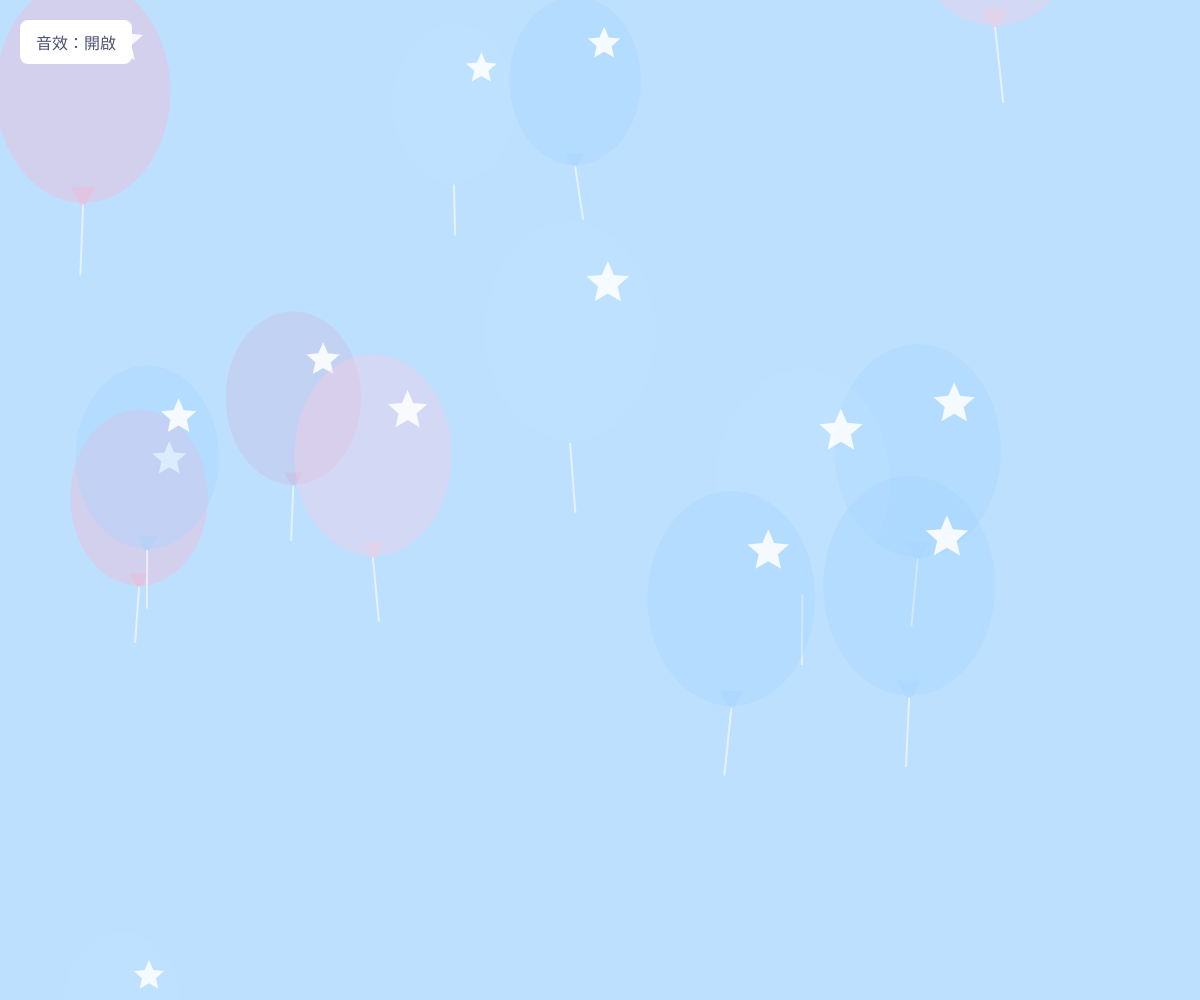
Frame 1 (no input)
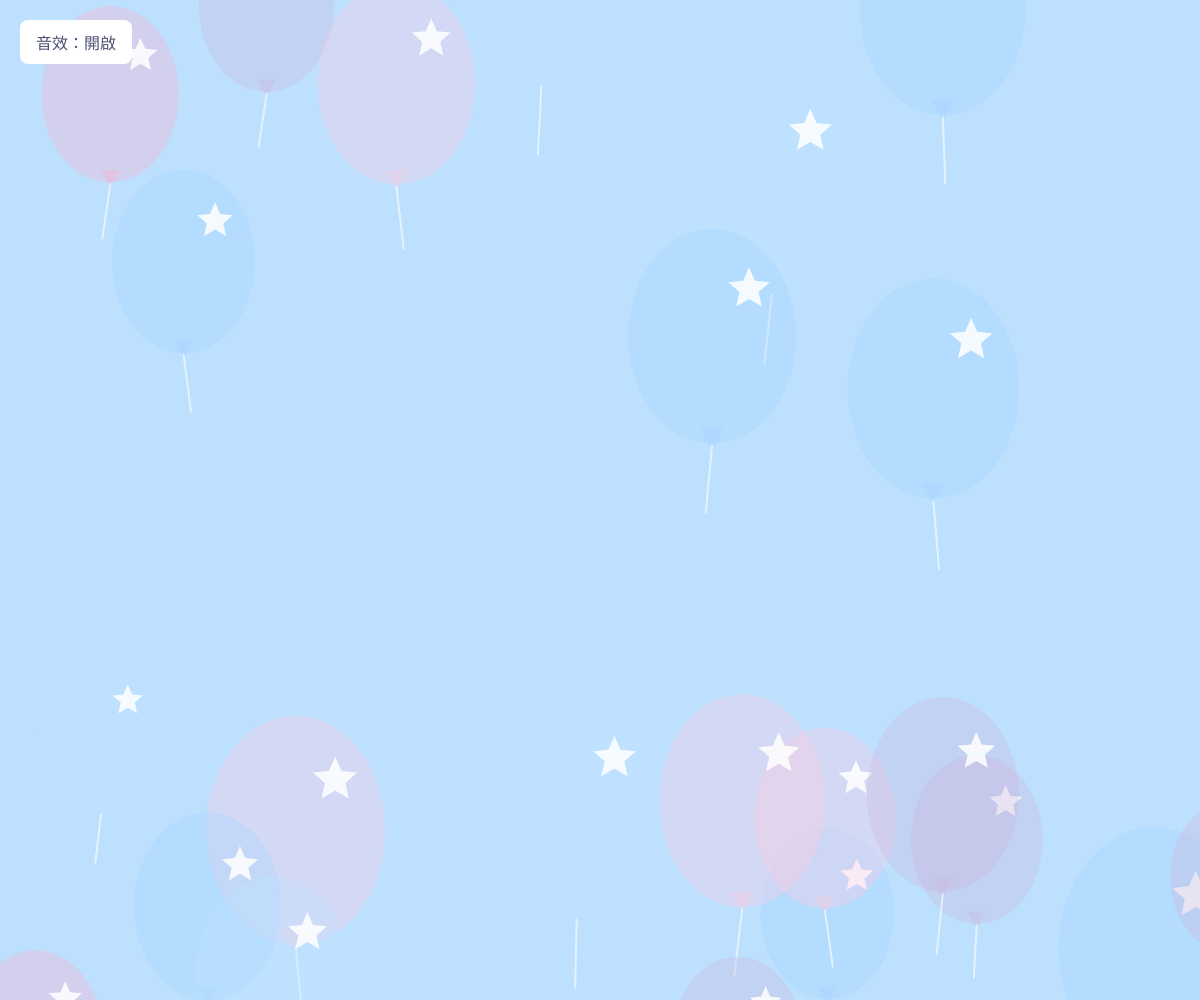
Frame 60 (no input)
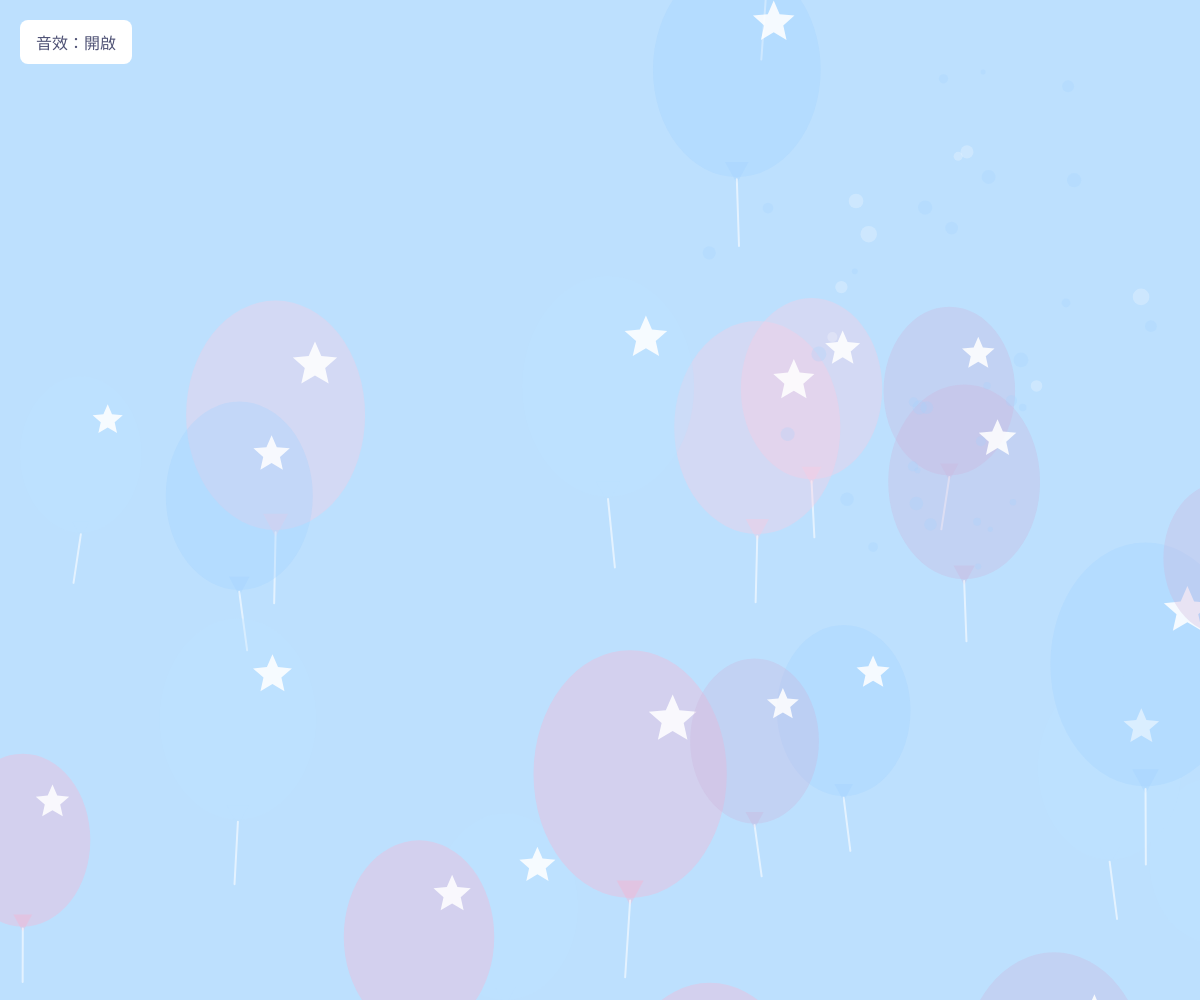
Frame 120 (the mouse pressed at the canvas centre since frame 60)

The p5.js sketch that drew these frames (run headless with seeded random() and noise() and a simulated clock; from frame 60 on, the mouse is pressed at the canvas centre):

// p5.js sketch
// ── sketch.js
//// 儲存所有氣球。
let balloons = [];

// 儲存爆破粒子。
let particles = [];

// 儲存音效控制按鈕。
let soundButton = null;

// 儲存 Web Audio API 音效環境。
let audioContext = null;

// 設定音效是否開啟。
let soundEnabled = true;

// 設定畫布背景顏色。
const BACKGROUND_COLOR = '#bde0fe';

// 設定氣球顏色清單。
const BALLOON_COLORS = [
  '#cdb4db',
  '#ffc8dd',
  '#ffafcc',
  '#bde0fe',
  '#a2d2ff'
];

// 設定氣球數量。
const BALLOON_COUNT = 25;

// 設定氣球最小尺寸。
const MIN_BALLOON_SIZE = 150;

// 設定氣球最大尺寸。
const MAX_BALLOON_SIZE = 250;

// 設定氣球最小速度。
const MIN_BALLOON_SPEED = 3;

// 設定氣球最大速度。
const MAX_BALLOON_SPEED = 8;

// 設定氣球透明度。
const BALLOON_ALPHA = 85;

// 設定兩輪爆破開始之間的間隔。
const BURST_INTERVAL = 2000;

// 設定第一次爆破最多等待的時間。
const FIRST_BURST_DELAY = 1000;

// 設定目前是否正在依序爆破氣球。
let isBursting = false;

// 設定下一輪爆破允許開始的時間。
let nextBurstTime = 0;

// 設定畫布中央附近的判定寬度。
const CENTER_TOLERANCE = 12;

// 建立全螢幕畫布。
function setup() {
  // 建立符合瀏覽器視窗大小的畫布。
  createCanvas(windowWidth, windowHeight);

  // 設定初始氣球。
  createInitialBalloons();

  // 建立音效開關按鈕。
  createSoundButton();

  // 設定第一次爆破時間，確保 2 秒內會嘗試爆破。
  nextBurstTime = millis() + FIRST_BURST_DELAY;
}

// 每一幀執行遊戲畫面。
function draw() {
  // 填滿淺藍色背景。
  background(BACKGROUND_COLOR);

  // 更新並繪製氣球。
  updateAndDrawBalloons();

  // 更新並繪製爆破粒子。
  updateAndDrawParticles();

  // 檢查是否有氣球到達畫布中央。
  checkBurst();
}

// 建立初始的 25 顆氣球。
function createInitialBalloons() {
  // 清空原本的氣球陣列。
  balloons = [];

  // 依照指定數量建立氣球。
  for (let i = 0; i < BALLOON_COUNT; i++) {
    // 將氣球放在畫布內或畫布下方。
    balloons.push(
      createBalloon(
        random(width),
        random(-height, height + 350)
      )
    );
  }
}

// 建立音效控制按鈕。
function createSoundButton() {
  // 建立音效按鈕。
  soundButton = createButton('音效：開啟');

  // 設定按鈕的點擊事件。
  soundButton.mousePressed(toggleSound);

  // 設定按鈕的位置。
  soundButton.position(20, 20);

  // 設定按鈕文字大小。
  soundButton.style('font-size', '16px');

  // 設定按鈕內距。
  soundButton.style('padding', '10px 16px');

  // 設定按鈕圓角。
  soundButton.style('border-radius', '8px');

  // 移除按鈕邊框。
  soundButton.style('border', 'none');

  // 設定按鈕背景顏色。
  soundButton.style('background', '#ffffff');

  // 設定按鈕文字顏色。
  soundButton.style('color', '#4f5275');

  // 設定按鈕游標樣式。
  soundButton.style('cursor', 'pointer');

  // 讓按鈕顯示在畫布上方。
  soundButton.style('z-index', '10');
}

// 切換音效開關。
function toggleSound() {
  // 切換音效開啟狀態。
  soundEnabled = !soundEnabled;

  // 更新按鈕文字。
  soundButton.html(soundEnabled ? '音效：開啟' : '音效：關閉');

  // 如果開啟音效，就啟動音效環境。
  if (soundEnabled) {
    // 啟動音效環境。
    startAudio();
  }
}

// 建立一顆氣球。
function createBalloon(x, y) {
  // 隨機產生氣球大小。
  const size = random(MIN_BALLOON_SIZE, MAX_BALLOON_SIZE);

  // 回傳氣球物件。
  return {
    // 設定氣球水平位置。
    x: x,

    // 設定氣球垂直位置。
    y: y,

    // 設定氣球寬度。
    width: size * 0.78,

    // 設定氣球高度。
    height: size,

    // 設定氣球上飄速度。
    speed: random(MIN_BALLOON_SPEED, MAX_BALLOON_SPEED),

    // 隨機選擇氣球顏色。
    color: random(BALLOON_COLORS),

    // 設定氣球左右晃動的相位。
    phase: random(TWO_PI),

    // 設定氣球左右晃動的幅度。
    swayAmount: random(8, 22),

    // 設定氣球是否已經標記為爆破。
    marked: false
  };
}

// 更新並繪製所有氣球。
function updateAndDrawBalloons() {
  // 從陣列最後一顆氣球往前處理。
  for (let i = balloons.length - 1; i >= 0; i--) {
    // 取得目前氣球。
    const balloon = balloons[i];

    // 讓氣球向上飄動。
    balloon.y -= balloon.speed;

    // 讓氣球左右輕微晃動。
    balloon.x += sin(frameCount * 0.025 + balloon.phase) * 0.45;

    // 繪製氣球。
    drawBalloon(balloon);

    // 判斷氣球是否已經完全飄出畫布上方。
    if (balloon.y + balloon.height * 0.6 < 0) {
      // 從陣列移除已離開畫面的氣球。
      balloons.splice(i, 1);

      // 從畫布下方建立新的氣球。
      balloons.push(
        createBalloon(
          random(width),
          height + random(80, 350)
        )
      );
    }
  }

  // 如果氣球數量不足，就補回 25 顆。
  while (balloons.length < BALLOON_COUNT) {
    // 從畫布下方補充新的氣球。
    balloons.push(
      createBalloon(
        random(width),
        height + random(80, 350)
      )
    );
  }
}

// 繪製單一氣球。
function drawBalloon(balloon) {
  // 儲存目前繪圖設定。
  push();

  // 計算氣球左右晃動後的水平位置。
  const swayX =
    sin(frameCount * 0.025 + balloon.phase) *
    balloon.swayAmount;

  // 移動畫布原點到氣球位置。
  translate(balloon.x + swayX, balloon.y);

  // 關閉外框線。
  noStroke();

  // 建立氣球顏色。
  const balloonColor = color(balloon.color);

  // 設定氣球透明度為 85。
  balloonColor.setAlpha(BALLOON_ALPHA);

  // 使用透明顏色填滿氣球。
  fill(balloonColor);

  // 繪製氣球本體。
  ellipse(0, 0, balloon.width, balloon.height);

  // 建立氣球底部結點顏色。
  const knotColor = color(balloon.color);

  // 設定結點透明度為 85。
  knotColor.setAlpha(BALLOON_ALPHA);

  // 使用透明顏色填滿結點。
  fill(knotColor);

  // 繪製氣球底部結點。
  triangle(
    -balloon.width * 0.07,
    balloon.height * 0.43,
    balloon.width * 0.07,
    balloon.height * 0.43,
    0,
    balloon.height * 0.53
  );

  // 設定氣球繩子顏色。
  stroke(255, 150);

  // 設定氣球繩子粗細。
  strokeWeight(2);

  // 繪製氣球繩子。
  line(
    0,
    balloon.height * 0.51,
    sin(frameCount * 0.02 + balloon.phase) * 8,
    balloon.height * 0.82
  );

  // 關閉星星外框線。
  noStroke();

  // 設定星星顏色。
  fill(255, 220);

  // 繪製氣球右上角星星。
  drawStar(
    balloon.width * 0.22,
    -balloon.height * 0.22,
    balloon.width * 0.06,
    balloon.width * 0.13
  );

  // 恢復原本的繪圖設定。
  pop();
}

// 繪製五角星。
function drawStar(x, y, innerRadius, outerRadius) {
  // 開始建立星星形狀。
  beginShape();

  // 建立五角星的十個交錯頂點。
  for (let i = 0; i < 10; i++) {
    // 計算目前頂點的角度。
    const angle = -HALF_PI + (i * PI) / 5;

    // 奇數頂點使用內半徑，偶數頂點使用外半徑。
    const radius =
      i % 2 === 0 ? outerRadius : innerRadius;

    // 加入星星頂點。
    vertex(
      x + cos(angle) * radius,
      y + sin(angle) * radius
    );
  }

  // 關閉星星形狀。
  endShape(CLOSE);
}

// 檢查是否有氣球到達畫布中央。
function checkBurst() {
  // 如果正在依序爆破，就不開始新的爆破。
  if (isBursting) {
    // 結束本次檢查。
    return;
  }

  // 如果還沒到下一次爆破時間，就結束檢查。
  if (millis() < nextBurstTime) {
    // 結束本次檢查。
    return;
  }

  // 計算畫布正中央的垂直座標。
  const centerY = height / 2;

  // 尋找已經到達畫布中央的氣球。
  const candidates = balloons.filter(function (balloon) {
    // 計算氣球是否已經到達中央。
    const reachedCenter =
      balloon.y <= centerY + CENTER_TOLERANCE;

    // 回傳已到達中央且尚未標記的氣球。
    return reachedCenter && !balloon.marked;
  });

  // 如果目前沒有至少兩顆氣球到達中央，就稍後再檢查。
  if (candidates.length < 2) {
    // 每 100 毫秒檢查一次，確保氣球到達中央就能爆破。
    nextBurstTime = millis() + 100;

    // 結束本次檢查。
    return;
  }

  // 將候選氣球隨機排序。
  shuffleArray(candidates);

  // 隨機決定本次爆破 2 或 3 顆氣球。
  const burstCount = min(
    floor(random(2, 4)),
    candidates.length
  );

  // 標記本次要爆破的氣球。
  for (let i = 0; i < burstCount; i++) {
    // 將氣球標記為即將爆破。
    candidates[i].marked = true;
  }

  // 依序爆破選中的氣球。
  burstSequentially(
    candidates.slice(0, burstCount)
  );
}

// 依序爆破氣球，避免同時爆破。
function burstSequentially(targets) {
  // 設定目前正在進行爆破。
  isBursting = true;

  // 建立依序爆破函式。
  function burstOne(index) {
    // 判斷是否已經完成所有爆破。
    if (index >= targets.length) {
      // 結束目前爆破狀態。
      isBursting = false;

      // 設定下一次爆破時間為 2 秒後。
      nextBurstTime = millis() + BURST_INTERVAL;

      // 結束依序爆破流程。
      return;
    }

    // 取得目前要爆破的氣球。
    const balloon = targets[index];

    // 尋找氣球在陣列中的位置。
    const balloonIndex = balloons.indexOf(balloon);

    // 確認氣球仍然存在於陣列中。
    if (balloonIndex !== -1) {
      // 建立爆破粒子效果。
      createBurstParticles(balloon);

      // 播放爆裂音效。
      playBurstSound();

      // 從陣列移除爆破氣球。
      balloons.splice(balloonIndex, 1);

      // 從畫布下方補充新的氣球。
      balloons.push(
        createBalloon(
          random(width),
          height + random(80, 350)
        )
      );
    }

    // 延遲後爆破下一顆氣球。
    setTimeout(function () {
      // 爆破下一顆氣球。
      burstOne(index + 1);
    }, 350);
  }

  // 開始爆破第一顆氣球。
  burstOne(0);
}

// 建立爆破粒子。
function createBurstParticles(balloon) {
  // 計算氣球實際的水平位置。
  const burstX =
    balloon.x +
    sin(frameCount * 0.025 + balloon.phase) *
    balloon.swayAmount;

  // 取得氣球實際的垂直位置。
  const burstY = balloon.y;

  // 建立彩色爆破碎片。
  for (let i = 0; i < 32; i++) {
    // 隨機產生粒子方向。
    const angle = random(TWO_PI);

    // 隨機產生粒子速度。
    const speed = random(3, 11);

    // 將粒子加入陣列。
    particles.push({
      // 設定粒子水平位置。
      x: burstX,

      // 設定粒子垂直位置。
      y: burstY,

      // 設定粒子水平速度。
      vx: cos(angle) * speed,

      // 設定粒子垂直速度。
      vy: sin(angle) * speed,

      // 設定粒子透明度。
      alpha: 255,

      // 設定粒子大小。
      size: random(5, 15),

      // 設定粒子顏色。
      color: balloon.color
    });
  }

  // 建立白色閃光粒子。
  for (let i = 0; i < 8; i++) {
    // 隨機產生閃光方向。
    const angle = random(TWO_PI);

    // 將閃光粒子加入陣列。
    particles.push({
      // 設定粒子水平位置。
      x: burstX,

      // 設定粒子垂直位置。
      y: burstY,

      // 設定粒子水平速度。
      vx: cos(angle) * random(4, 9),

      // 設定粒子垂直速度。
      vy: sin(angle) * random(4, 9),

      // 設定粒子透明度。
      alpha: 255,

      // 設定粒子大小。
      size: random(8, 18),

      // 設定粒子顏色為白色。
      color: '#ffffff'
    });
  }
}

// 更新並繪製爆破粒子。
function updateAndDrawParticles() {
  // 從陣列尾端往前處理粒子。
  for (let i = particles.length - 1; i >= 0; i--) {
    // 取得目前粒子。
    const particle = particles[i];

    // 更新粒子水平位置。
    particle.x += particle.vx;

    // 更新粒子垂直位置。
    particle.y += particle.vy;

    // 加入重力效果。
    particle.vy += 0.14;

    // 讓粒子逐漸消失。
    particle.alpha -= 8;

    // 儲存目前繪圖設定。
    push();

    // 建立粒子顏色。
    const particleColor = color(particle.color);

    // 設定粒子透明度。
    particleColor.setAlpha(
      max(particle.alpha, 0)
    );

    // 使用粒子顏色填滿。
    fill(particleColor);

    // 關閉粒子外框線。
    noStroke();

    // 繪製粒子。
    ellipse(
      particle.x,
      particle.y,
      particle.size,
      particle.size
    );

    // 恢復繪圖設定。
    pop();

    // 判斷粒子是否已經完全消失。
    if (particle.alpha <= 0) {
      // 從陣列移除粒子。
      particles.splice(i, 1);
    }
  }
}

// 播放氣球爆裂音效。
function playBurstSound() {
  // 如果音效關閉，就不播放聲音。
  if (!soundEnabled) {
    // 結束音效函式。
    return;
  }

  // 啟動音效環境。
  startAudio();

  // 如果音效環境不存在，就結束函式。
  if (!audioContext) {
    // 結束音效函式。
    return;
  }

  // 建立白噪音緩衝區。
  const noiseBuffer = audioContext.createBuffer(
    1,
    audioContext.sampleRate * 0.22,
    audioContext.sampleRate
  );

  // 取得白噪音資料陣列。
  const noiseData = noiseBuffer.getChannelData(0);

  // 產生逐漸衰減的爆裂雜訊。
  for (let i = 0; i < noiseData.length; i++) {
    // 計算目前聲音的衰減比例。
    const decay = 1 - i / noiseData.length;

    // 寫入隨機白噪音。
    noiseData[i] =
      (Math.random() * 2 - 1) * decay;
  }

  // 建立白噪音播放器。
  const noiseSource = audioContext.createBufferSource();

  // 指定白噪音緩衝區。
  noiseSource.buffer = noiseBuffer;

  // 建立低通濾波器。
  const filter = audioContext.createBiquadFilter();

  // 設定濾波器類型。
  filter.type = 'lowpass';

  // 設定濾波器頻率。
  filter.frequency.setValueAtTime(
    1800,
    audioContext.currentTime
  );

  // 建立白噪音音量控制器。
  const noiseGain = audioContext.createGain();

  // 設定白噪音音量。
  noiseGain.gain.setValueAtTime(
    0.9,
    audioContext.currentTime
  );

  // 讓白噪音快速衰減。
  noiseGain.gain.exponentialRampToValueAtTime(
    0.001,
    audioContext.currentTime + 0.22
  );

  // 將白噪音連接到濾波器。
  noiseSource.connect(filter);

  // 將濾波器連接到音量控制器。
  filter.connect(noiseGain);

  // 將音量控制器連接到喇叭。
  noiseGain.connect(audioContext.destination);

  // 建立低沉爆裂聲振盪器。
  const oscillator = audioContext.createOscillator();

  // 建立低沉聲音量控制器。
  const oscillatorGain = audioContext.createGain();

  // 設定振盪器波形。
  oscillator.type = 'sine';

  // 設定振盪器初始頻率。
  oscillator.frequency.setValueAtTime(
    150,
    audioContext.currentTime
  );

  // 讓頻率快速下降，形成爆裂感。
  oscillator.frequency.exponentialRampToValueAtTime(
    45,
    audioContext.currentTime + 0.18
  );

  // 設定低沉聲音量。
  oscillatorGain.gain.setValueAtTime(
    0.8,
    audioContext.currentTime
  );

  // 讓低沉聲快速衰減。
  oscillatorGain.gain.exponentialRampToValueAtTime(
    0.001,
    audioContext.currentTime + 0.18
  );

  // 將振盪器連接到音量控制器。
  oscillator.connect(oscillatorGain);

  // 將音量控制器連接到喇叭。
  oscillatorGain.connect(audioContext.destination);

  // 開始播放白噪音。
  noiseSource.start();

  // 開始播放低沉爆裂聲。
  oscillator.start();

  // 設定白噪音停止時間。
  noiseSource.stop(
    audioContext.currentTime + 0.23
  );

  // 設定低沉爆裂聲停止時間。
  oscillator.stop(
    audioContext.currentTime + 0.19
  );
}

// 啟動 Web Audio API 音效環境。
function startAudio() {
  // 取得瀏覽器支援的音效環境類別。
  const AudioContextClass =
    window.AudioContext ||
    window.webkitAudioContext;

  // 如果瀏覽器不支援音效，就結束函式。
  if (!AudioContextClass) {
    // 結束函式。
    return;
  }

  // 如果音效環境尚未建立，就建立一個。
  if (!audioContext) {
    // 建立音效環境。
    audioContext = new AudioContextClass();
  }

  // 如果音效環境處於暫停狀態，就恢復播放。
  if (audioContext.state === 'suspended') {
    // 恢復音效環境。
    audioContext.resume();
  }
}

// 將陣列內容隨機排序。
function shuffleArray(array) {
  // 從陣列最後一項往前處理。
  for (let i = array.length - 1; i > 0; i--) {
    // 隨機選擇交換位置。
    const j = floor(random(i + 1));

    // 暫存目前元素。
    const temporary = array[i];

    // 交換陣列元素。
    array[i] = array[j];

    // 完成交換。
    array[j] = temporary;
  }
}

// 當瀏覽器視窗尺寸改變時執行。
function windowResized() {
  // 重新調整畫布大小。
  resizeCanvas(windowWidth, windowHeight);

  // 重新設定按鈕位置。
  if (soundButton) {
    // 將按鈕固定在左上角。
    soundButton.position(20, 20);
  }
}

// 第一次點擊畫布時啟動音效。
function mousePressed() {
  // 如果音效已開啟，就啟動音效環境。
  if (soundEnabled) {
    // 啟動音效。
    startAudio();
  }
}

// 第一次觸控畫面時啟動音效。
function touchStarted() {
  // 如果音效已開啟，就啟動音效環境。
  if (soundEnabled) {
    // 啟動音效。
    startAudio();
  }

  // 防止觸控造成頁面捲動。
  return false;
}
